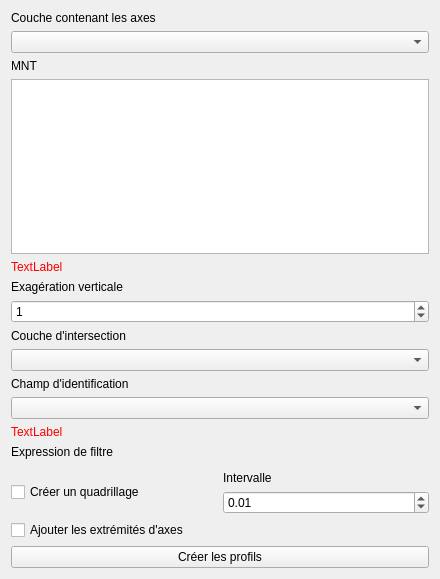
          <widget class="QWidget" name="profiles_creation">
           <property name="geometry">
            <rect>
             <x>0</x>
             <y>0</y>
             <width>440</width>
             <height>579</height>
            </rect>
           </property>
           <property name="whatsThis">
            <string>&lt;html&gt;&lt;head/&gt;&lt;body&gt;&lt;p&gt;&lt;span style=&quot; font-weight:600;&quot;&gt;Créez des lignes de profil à partir de Modèles Numériques de Terrain, en les projetant verticalement sur les axes choisis.&lt;/span&gt;&lt;/p&gt;&lt;p&gt;&lt;span style=&quot; font-size:large; font-weight:600;&quot;&gt;Profils à partir des axes&lt;/span&gt;&lt;/p&gt;&lt;p&gt;À partir de l'ensemble des MNT sélectionnés et d'une couche de lignes contenant les axes de projection, l'algorithme génère une couche contenant une ligne de profil pour chaque MNT et pour chaque axe.&lt;/p&gt;&lt;p&gt;&lt;span style=&quot; font-size:large; font-weight:600;&quot;&gt;Exagération verticale&lt;/span&gt;&lt;/p&gt;&lt;p&gt;Lorsque les altitudes sont très proches les unes des autres, il peut être utile de les multiplier par un facteur dit d'exagération verticale, permettant de dilater (ou de condenser, si le facteur est inférieur à 1) les altitudes.&lt;/p&gt;&lt;p&gt;&lt;span style=&quot; font-size:large; font-weight:600;&quot;&gt;Intersection&lt;/span&gt;&lt;/p&gt;&lt;p&gt;Vous avez la possibilité d'intersecter les axes avec une couche de polygones de votre choix avant de créer les lignes de profil. Le champ d'identification sélectionné sera alors transmis aux lignes de profil associées.&lt;/p&gt;&lt;p&gt;Additionnellement, vous pouvez entrer une expression servant à filtrer la couche d'intersection avant la création des profils. &lt;/p&gt;&lt;p&gt;&lt;span style=&quot; font-style:italic;&quot;&gt;Une fois les lignes de profil créées pour chacun de vos MNT, vous pourriez vouloir rendre visible sur ces lignes l'emplacement de structures en creux, par exemple, pour expliquer les irrégularités dans la courbe. Pour cela, il vous faut créer de nouvelles lignes de profil en choisissant pour couche d'intersection la couche contenant les polygones correspondant aux structures. Pour ne prendre en compte que les structures en creux, vous pouvez ajouter un filtre de type &amp;quot;Type de structure&amp;quot; = 'Structure en creux'. Une fois ces profils créés, vous pourrez les afficher avec une couleur ou une épaisseur différente de celles des lignes de profil générales, et même les étiqueter avec le numéro de structure grâce au champ d'identification que vous aurez choisi.&lt;/span&gt;&lt;/p&gt;&lt;p&gt;&lt;span style=&quot; font-size:large; font-weight:600;&quot;&gt;Quadrillage&lt;/span&gt;&lt;/p&gt;&lt;p&gt;Vous pouvez choisir de générer une couche de quadrillage pour vos lignes de profil. Il s'agit d'une couche contenant, pour chaque axe, une ligne horizontale correspondant à une altitude minimale, et une ligne verticale couvrant l'amplitude des altitudes. L'intervalle désigne la précision avec laquelle placer ces lignes.&lt;/p&gt;&lt;/body&gt;&lt;/html&gt;</string>
           </property>
           <attribute name="label">
            <string>Création des profils</string>
           </attribute>
           <layout class="QVBoxLayout" name="verticalLayout_5">
            <item>
             <widget class="QLabel" name="label_11">
              <property name="text">
               <string>Couche contenant les axes</string>
              </property>
              <property name="alignment">
               <set>Qt::AlignBottom|Qt::AlignLeading|Qt::AlignLeft</set>
              </property>
             </widget>
            </item>
            <item>
             <widget class="QComboBox" name="profile_creation_axis_layer_comboBox">
              <property name="toolTip">
               <string>Sélectionnez la couche de lignes contenant les axes de projection</string>
              </property>
             </widget>
            </item>
            <item>
             <widget class="QLabel" name="label_12">
              <property name="text">
               <string>MNT</string>
              </property>
              <property name="alignment">
               <set>Qt::AlignBottom|Qt::AlignLeading|Qt::AlignLeft</set>
              </property>
             </widget>
            </item>
            <item>
             <widget class="QListView" name="profile_creation_dems_listView">
              <property name="toolTip">
               <string>Sélectionnez dans la liste les MNT que vous souhaitez projeter</string>
              </property>
              <property name="selectionMode">
               <enum>QAbstractItemView::NoSelection</enum>
              </property>
             </widget>
            </item>
            <item>
             <widget class="QLabel" name="profile_creation_dems_checkLabel">
              <property name="styleSheet">
               <string notr="true">color: red;</string>
              </property>
              <property name="text">
               <string>TextLabel</string>
              </property>
             </widget>
            </item>
            <item>
             <widget class="QLabel" name="label_13">
              <property name="text">
               <string>Exagération verticale</string>
              </property>
              <property name="alignment">
               <set>Qt::AlignBottom|Qt::AlignLeading|Qt::AlignLeft</set>
              </property>
             </widget>
            </item>
            <item>
             <widget class="QSpinBox" name="profile_creation_vertical_exaggeration_spinBox">
              <property name="toolTip">
               <string>Entrez le facteur d'exagération verticale</string>
              </property>
              <property name="value">
               <number>1</number>
              </property>
             </widget>
            </item>
            <item>
             <widget class="QLabel" name="label_14">
              <property name="text">
               <string>Couche d'intersection</string>
              </property>
              <property name="alignment">
               <set>Qt::AlignBottom|Qt::AlignLeading|Qt::AlignLeft</set>
              </property>
             </widget>
            </item>
            <item>
             <widget class="QComboBox" name="profile_creation_intersect_layer_comboBox">
              <property name="toolTip">
               <string>Sélectionnez le cas échéant la couche de polygones à intersecter avec les profils</string>
              </property>
             </widget>
            </item>
            <item>
             <widget class="QLabel" name="profile_creation_intersect_id_field_label">
              <property name="text">
               <string>Champ d'identification</string>
              </property>
              <property name="alignment">
               <set>Qt::AlignBottom|Qt::AlignLeading|Qt::AlignLeft</set>
              </property>
             </widget>
            </item>
            <item>
             <widget class="QComboBox" name="profile_creation_intersect_id_field_comboBox">
              <property name="toolTip">
               <string>Sélectionnez le champ de la couche d'intersection contenant l'identifiant des entités</string>
              </property>
             </widget>
            </item>
            <item>
             <widget class="QLabel" name="profile_creation_intersect_id_field_checkLabel">
              <property name="styleSheet">
               <string notr="true">color: red;</string>
              </property>
              <property name="text">
               <string>TextLabel</string>
              </property>
             </widget>
            </item>
            <item>
             <widget class="QLabel" name="profile_creation_intersect_filter_expression_label">
              <property name="toolTip">
               <string>Entrez une exp</string>
              </property>
              <property name="text">
               <string>Expression de filtre</string>
              </property>
              <property name="alignment">
               <set>Qt::AlignBottom|Qt::AlignLeading|Qt::AlignLeft</set>
              </property>
             </widget>
            </item>
            <item>
             <widget class="QgsExpressionLineEdit" name="profile_creation_intersect_filter_expression_widget" native="true">
              <property name="toolTip">
               <string>Vous pouvez entrer ici une expression afin de filtrer la couche d'intersection avant de créer les profils</string>
              </property>
              <widget class="QLabel" name="profile_creation_intersect_filter_expression_checkLabel">
               <property name="geometry">
                <rect>
                 <x>0</x>
                 <y>0</y>
                 <width>60</width>
                 <height>16</height>
                </rect>
               </property>
               <property name="styleSheet">
                <string notr="true">color: red;</string>
               </property>
               <property name="text">
                <string>TextLabel</string>
               </property>
              </widget>
             </widget>
            </item>
            <item>
             <layout class="QHBoxLayout" name="horizontalLayout_4">
              <item>
               <widget class="QCheckBox" name="profile_creation_grid_checkBox">
                <property name="toolTip">
                 <string>Créer un quadrillage autour des profils ?</string>
                </property>
                <property name="text">
                 <string>Créer un quadrillage</string>
                </property>
               </widget>
              </item>
              <item>
               <layout class="QVBoxLayout" name="verticalLayout_3">
                <item>
                 <widget class="QLabel" name="profile_creation_grid_interval_label">
                  <property name="text">
                   <string>Intervalle</string>
                  </property>
                  <property name="alignment">
                   <set>Qt::AlignBottom|Qt::AlignLeading|Qt::AlignLeft</set>
                  </property>
                 </widget>
                </item>
                <item>
                 <widget class="QDoubleSpinBox" name="profile_creation_grid_interval_doubleSpinBox">
                  <property name="toolTip">
                   <string>Entrez l'intervalle de précision pour la création du quadrillage</string>
                  </property>
                  <property name="minimum">
                   <double>0.000000000000000</double>
                  </property>
                  <property name="maximum">
                   <double>10000.000000000000000</double>
                  </property>
                  <property name="singleStep">
                   <double>0.010000000000000</double>
                  </property>
                  <property name="value">
                   <double>0.010000000000000</double>
                  </property>
                 </widget>
                </item>
               </layout>
              </item>
             </layout>
            </item>
            <item>
             <widget class="QCheckBox" name="profile_creation_extremities_checkBox">
              <property name="toolTip">
               <string>Générer les points correspondant aux extrémités d'axes ?</string>
              </property>
              <property name="text">
               <string>Ajouter les extrémités d'axes</string>
              </property>
             </widget>
            </item>
            <item>
             <widget class="QPushButton" name="profile_creation_pushButton">
              <property name="toolTip">
               <string>Lancez la création des profils</string>
              </property>
              <property name="text">
               <string>Créer les profils</string>
              </property>
             </widget>
            </item>
           </layout>
          </widget>
